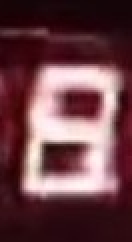
#> input picture Buff4.jpg, 66 x 121 px (shown 2 times larger)
$ python DigitalRecognition.py   (Python 2 division)
#> lines starting #> are read from the running program, lines starting #| are printed output that depends on the picture; after the words box and inside, x2 and y2 are one past the last pixel; in counts of white or black regions, pixels touching at a corner belong together
import cv2
import numpy as np
from matplotlib import pyplot as plt

img = cv2.imread('Buff4.jpg')
#> img is the input picture: shape (121, 66, 3); mean B, G, R 71.7, 65.9, 107.7

plt.subplot(121), plt.imshow(img, cmap = 'gray')
plt.title('Original Image'), plt.xticks([]), plt.yticks([])

# Create Gray scale image
gray = cv2.cvtColor(img, cv2.COLOR_BGR2GRAY)
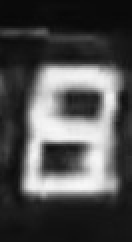
#> gray: shape (121, 66) (shown 2 times larger); min 8, max 247, mean 79.1
img = cv2.blur(gray, (8,8))
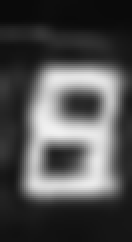
#> img: shape (121, 66) (shown 2 times larger); min 10, max 241, mean 79.1

# Makes bright pixels much brighter while dark pixels stay dark
img = (img.astype(np.float64)) ** 10
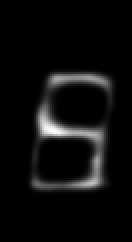
#> img: shape (121, 66) float64 (shown 2 times larger); min 1e+10, max 6.61e+23, mean 3.44e+22; drawn with min black and max white

# Scale values back to uint8
img = ((img * 255) / (255 ** 10))
img = img.astype(np.uint8)
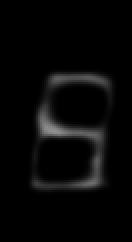
#> img: shape (121, 66) (shown 2 times larger); min 0, max 144, mean 7.4

# Apply the edge detector
edges = cv2.Canny(img, 100, 200)  # Create Canny edge image
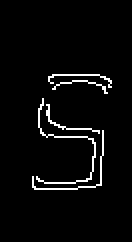
#> edges: shape (121, 66) (shown 2 times larger); 3.6% white in thin lines or dots, all inside (x1, y1, x2, y2) = (16, 37, 56, 95)

plt.subplot(122), plt.imshow(edges, cmap = 'gray')
plt.title('Edge Image'), plt.xticks([]), plt.yticks([])

plt.show()
#> figure, not shown here; B, G, R data is drawn as R, G, B


# initialization
edge = 0
check_x = 0
check_y = 0
upper_x = 0
lower_x = 0

# Check upper two segments
while True:
    if np.any(edges[55, check_x] != 0): # 50 # 40
        edge += 1
        upper_x = check_x

    if check_x == 65: # 85 #72
        break

    check_x = check_x + 1
#> after the loop, check_x = 65; edge = 3
upper = edge / 2  # two edges make a segment
#> upper = 1

# reset variables
check_x = 0
edge = 0

# check lower two segments
while True:
    if np.any(edges[80, check_x] != 0): # 90 # 70
        edge += 1
        lower_x = check_x

    if check_x == 65: # 85 # 72
        break

    check_x = check_x + 1
#> after the loop, check_x = 65; edge = 2
lower = edge / 2  # two edges make a segment
#> lower = 1

# reset variables
check_x = 0
edge = 0

# checks three middle segments
while True:
    if np.any(edges[check_y, 34] != 0): # 45 # 19
        edge += 1

    if check_y == 100: # 129
        break

    check_y = check_y + 1
#> after the loop, check_y = 100; edge = 6
vertical = edge / 2  # two edges make a segment
#> vertical = 3

# reset variables
check_y = 0
edge = 0

print "#---------#"
print upper
#| 1
print lower
#| 1
print vertical
#| 3
print "#---------#"

# checks combination of segments to determine number
if upper == 2 and lower == 2 and vertical == 2:
    print "0"

elif upper == 1 and lower == 1 and vertical == 0:
    print "1"

elif upper == 2 and lower == 1 and vertical == 1:
    print "4"

elif upper == 1 and lower == 2 and vertical == 3:
    print "6"

elif upper == 1 and lower == 1 and vertical == 1:
    print "7"

elif upper == 2 and lower == 2 and vertical == 3:
    print "8"

elif upper == 2 and lower == 1 and vertical == 2:
    print "9"

# Three numbers come from this combination
elif upper == 1 and lower == 1 and vertical == 3:
    if upper_x - 20 > lower_x:  # if the upper segment is to the right and lower to the left
        print "2"

    elif upper_x + 20 < lower_x:  # if the upper segment is to the left and lower to the right
        print "5"

    elif abs(upper_x - lower_x) < 15:  # if both upper and lower are on the right
        print "3"

$ run again, with Buff1.JPG copied over Buff4.jpg
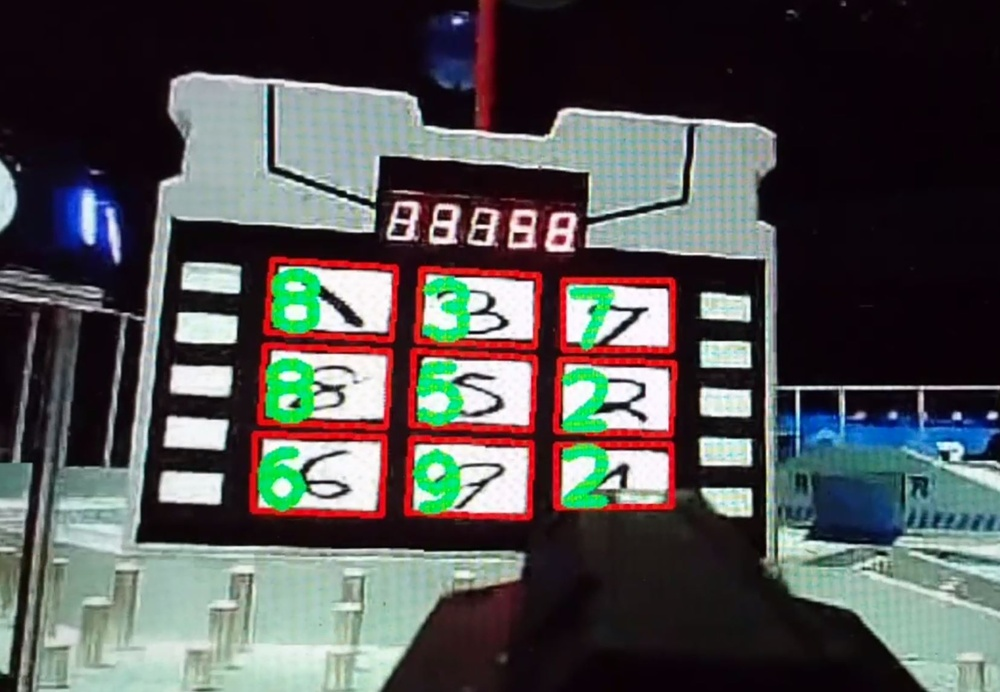
#> input picture Buff1.JPG, 1000 x 692 px, shrunk from 1655 x 1146 before the run
#> img is the input picture: shape (692, 1000, 3); mean B, G, R 81.8, 82.2, 82.3
#> `gray = cv2.cvtColor(img, cv2.COLOR_BGR2GRAY)`:
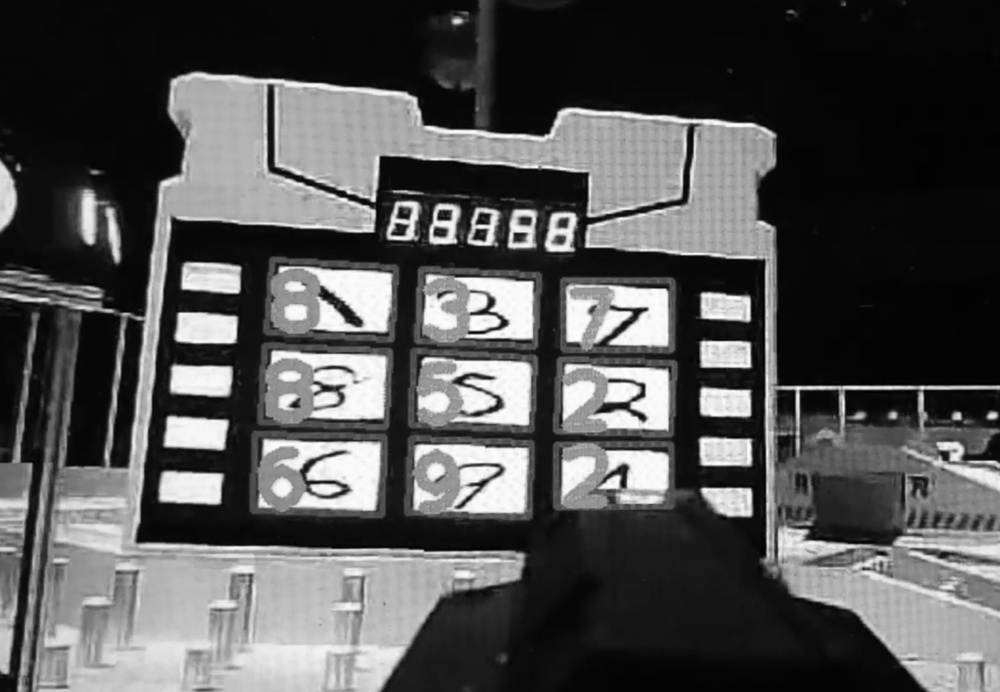
#> gray: shape (692, 1000); min 0, max 255, mean 82.2
#> `edges = cv2.Canny(img, 100, 200)`:
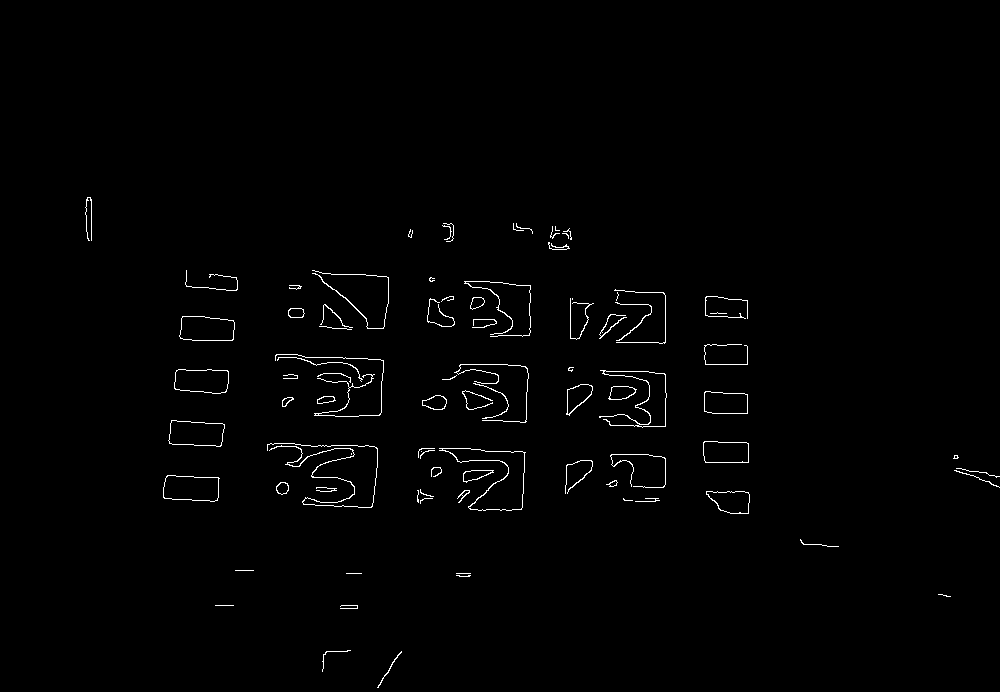
#> edges: shape (692, 1000); 1% white in thin lines or dots, all inside (x1, y1, x2, y2) = (85, 197, 1000, 688)
#> after the loop `while True:`: check_x = 65; edge = 0
#> after the loop `while True:`: check_x = 65; edge = 0
#> after the loop `while True:`: check_y = 100; edge = 0
#| 0
#| 0
#| 0

$ run again, with Buff2.JPG copied over Buff4.jpg
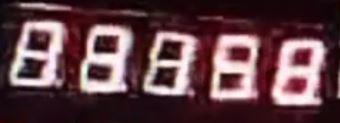
#> input picture Buff2.JPG, 340 x 123 px
#> img is the input picture: shape (123, 340, 3); mean B, G, R 71, 65.4, 96.9
#> `gray = cv2.cvtColor(img, cv2.COLOR_BGR2GRAY)`:
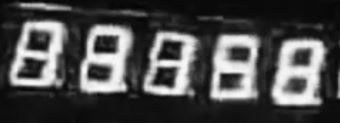
#> gray: shape (123, 340); min 4, max 251, mean 75.5
#> `edges = cv2.Canny(img, 100, 200)`:
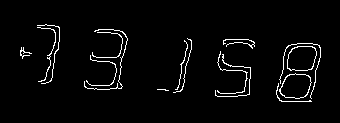
#> edges: shape (123, 340); 3.2% white in thin lines or dots, all inside (x1, y1, x2, y2) = (20, 24, 321, 102)
#> after the loop `while True:`: check_x = 65; edge = 13
#> upper = 6
#> after the loop `while True:`: check_x = 65; edge = 6
#> lower = 3
#> after the loop `while True:`: check_y = 100; edge = 0
#| 6
#| 3
#| 0
